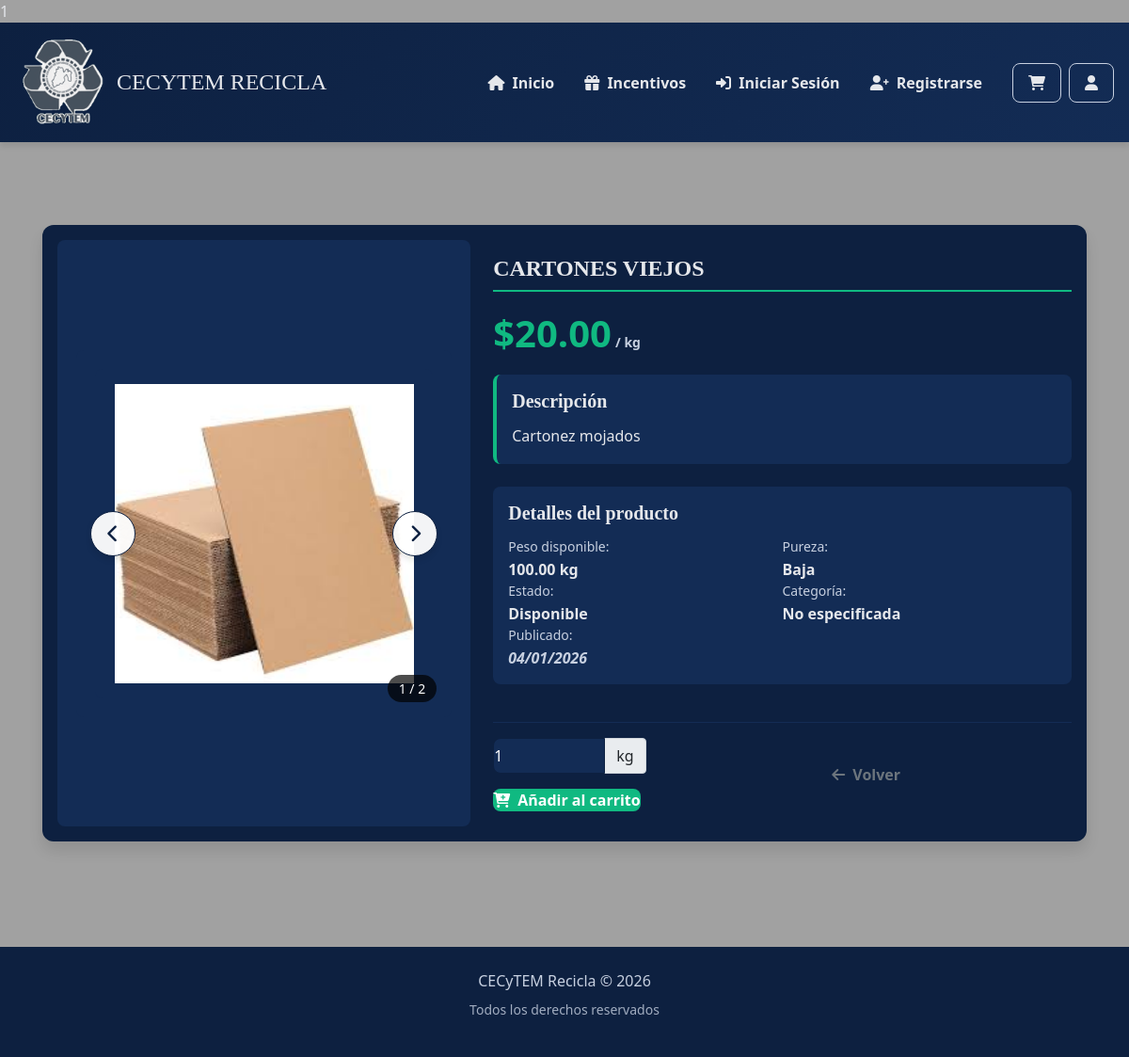
Page /producto/9/ on the earlier database version.
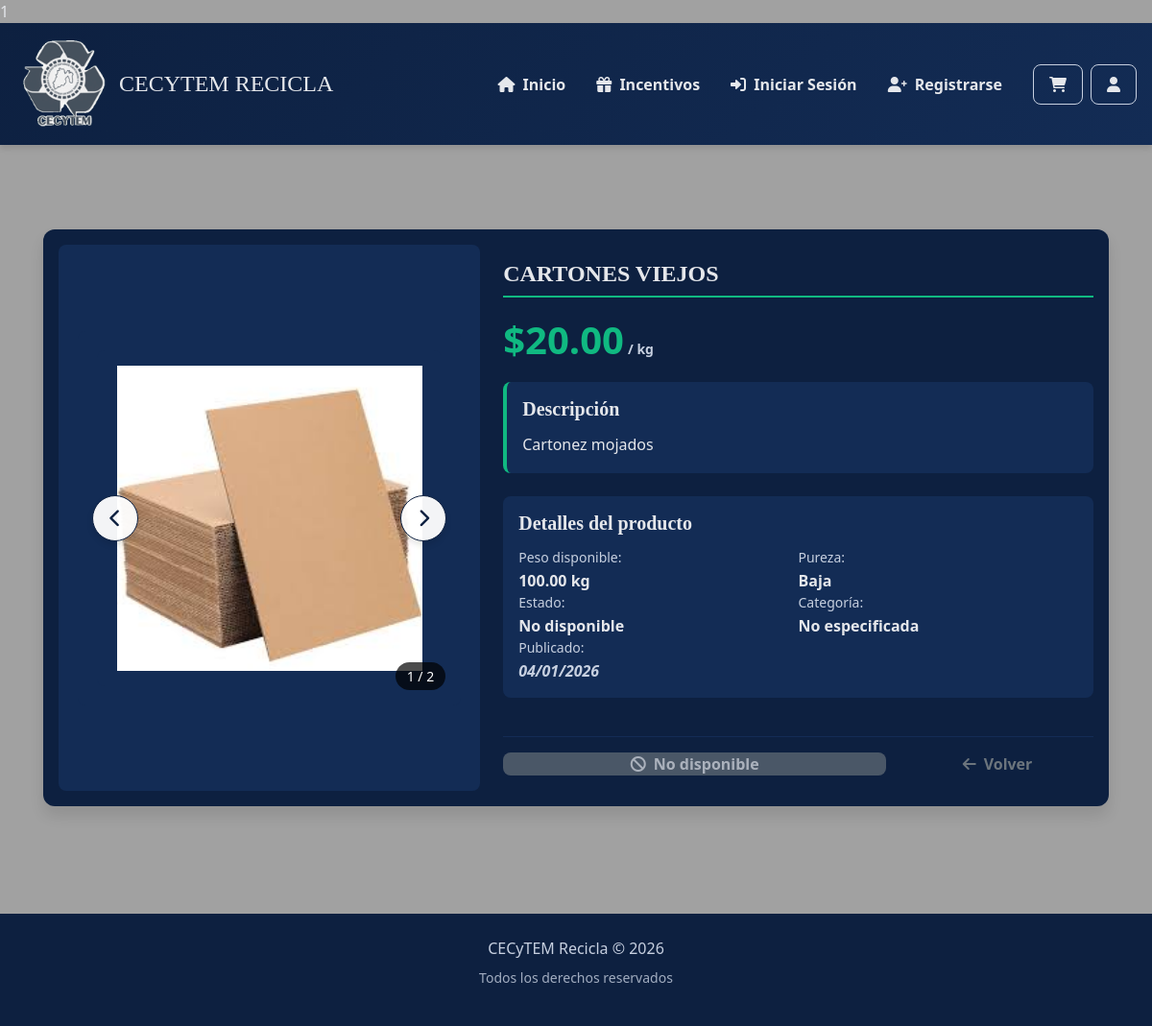
Same page on the later database version.
### applications/MarketPlace/models.py (models this page shows, shortened)
class Producto(models.Model):
    PUREZA = [
        ('alta', 'Alta'),
        ('media', 'Media'),
        ('baja', 'Baja'),
    ]
    ESTADO = [
        ('disponible', 'Disponible'),
        ('no_disponible', 'No disponible'),
    ]
    id_producto = models.AutoField(primary_key=True)
    id_usuario = models.ForeignKey(Usuario, on_delete=models.CASCADE)
    id_categoria = models.ForeignKey(Categoria, on_delete=models.CASCADE)
    nombre = models.CharField(max_length=50, blank=True, null=True)
    descripcion = models.TextField(blank=True, null=True)
    precio_kg = models.DecimalField(max_digits=10, decimal_places=2)
    peso_disponible_kg = models.DecimalField(max_digits=10, decimal_places=2)
    pureza = models.CharField(max_length=5, choices=PUREZA)
    estado = models.CharField(max_length=15, choices=ESTADO)
    fecha_publicacion = models.DateTimeField(auto_now_add=True)
    class Meta:
        verbose_name = 'Producto'
        verbose_name_plural = 'Productos'
        ordering = ['-fecha_publicacion']
        indexes = [
            models.Index(fields=['estado']),
            models.Index(fields=['pureza']),
            models.Index(fields=['precio_kg']),
            models.Index(fields=['id_categoria']),
            models.Index(fields=['fecha_publicacion']),
        ]
        constraints = [
            models.CheckConstraint(
                check=models.Q(precio_kg__gte=0),
                name='precio_positivo'
            ),
            models.CheckConstraint(
                check=models.Q(peso_disponible_kg__gte=0),
                name='peso_positivo'
            ),
        ]

### applications/MarketPlace/views.py (the view)
# urls.py: path('producto/<int:pk>/', ProductoDetailView.as_view(), name='producto_detail'),
class ProductoDetailView(DetailView):
    model = Producto
    template_name = "Marketplace/producto_detalle.html"
    context_object_name = "producto"
    def get_context_data(self, **kwargs):
        context = super().get_context_data(**kwargs)
        context["imagenes"] = ImagenProducto.objects.filter(id_producto=self.object)
        return context

### Templates/Marketplace/producto_detalle.html (shortened to what the changed rows need)
{% extends './navegación.html' %}
{% block pag %}
<section class="detalle-wrapper">
    <div class="detalle-panel">
        <div class="card detalle-card">
            <div class="detalle-info">
                <h1 class="detalle-titulo">{{ producto.nombre }}</h1>
                <p class="detalle-precio">
                    <span class="detalle-price-main">${{ producto.precio_kg }}</span>
                    <span class="precio-unidad">/ kg</span>
                </p>
                <div class="detalle-descripcion-container">
                    <h3 class="detalle-subtitle">Descripción</h3>
                    <p class="detalle-descripcion">
                        {{ producto.descripcion|default:"No hay descripción disponible" }}
                    </p>
                </div>
                <div class="detalle-datos">
                    <h3 class="detalle-subtitle">Detalles del producto</h3>
                    <div class="detalle-datos-grid">
                        <div class="detalle-dato-item">
                            <span class="detalle-dato-label">Peso disponible:</span>
                            <span class="detalle-dato-value">{{ producto.peso_disponible_kg }} kg</span>
                        </div>
                        <div class="detalle-dato-item">
                            <span class="detalle-dato-label">Pureza:</span>
                            <span class="detalle-dato-value">{{ producto.get_pureza_display }}</span>
                        </div>
                        <div class="detalle-dato-item">
                            <span class="detalle-dato-label">Estado:</span>
                            <span class="detalle-dato-value">{{ producto.get_estado_display }}</span>
                        </div>
                        <div class="detalle-dato-item">
                            <span class="detalle-dato-label">Publicado:</span>
                            <span class="detalle-dato-value detalle-fecha">{{ producto.fecha_publicacion|date:"d/m/Y" }}</span>
                        </div>
                    </div>
                </div>
                <div class="detalle-acciones">
                    {% if producto.estado == 'disponible' %}
                    <form method="POST" action="{% url 'agregar_al_carrito' producto.id_producto %}" class="d-inline">
                        <div class="input-group mb-3" style="max-width: 200px;">
                            <input type="number"
                                name="cantidad"
                                value="1"
                                min="0.5"
                                max="{{ producto.peso_disponible_kg }}"
                                step="0.5"
                                class="form-control"
                                style="border-right: 0;">
                            <span class="input-group-text">kg</span>
                        </div>
                        <button type="submit" class="btn btn-primary detalle-btn-cart">
                            <i class="fas fa-cart-plus me-2"></i> Añadir al carrito
                        </button>
                    </form>
                    {% else %}
                    <button class="btn btn-secondary detalle-btn-cart" disabled>
                        <i class="fas fa-ban me-2"></i> No disponible
                    </button>
                    {% endif %}
                    <a href="{% url 'home' %}" class="btn btn-outline-secondary detalle-btn-back">
                        <i class="fas fa-arrow-left me-2"></i> Volver
                    </a>
                </div>
            </div>
        </div>
    </div>
</section>
{% endblock %}

Differences in the rows shown:
changed Producto "CARTONES VIEJOS": estado "Disponible" → "No disponible"
Other differences:
form field cantidad: "1" → (not shown)
text no longer shown: "kg Añadir al carrito"
text now shown: "No disponible"
